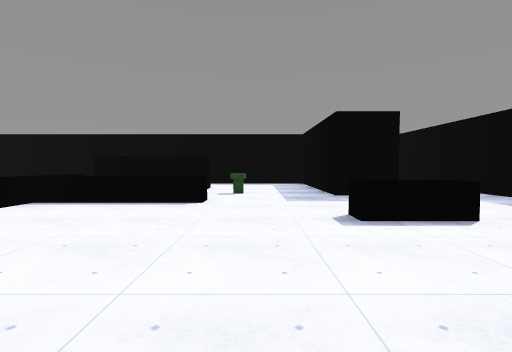
view 1 (above)

13 first-person views from a walk through a 3-D level made in the Unity game engine. The camera is 1.4 m above the floor, tilts 2° down and sees 85° across. The floor is counted in squares, 2 m on a side. Each view is taken from the middle of a square. On the plan, view 1 faces up. The plan holds only what a view shows up to about 9 squares ahead; the rest is blank. The player is left out. Door leaves are left out, so doorways stand open. Surface patterns are stand-ins for the level's own textures.

view 2
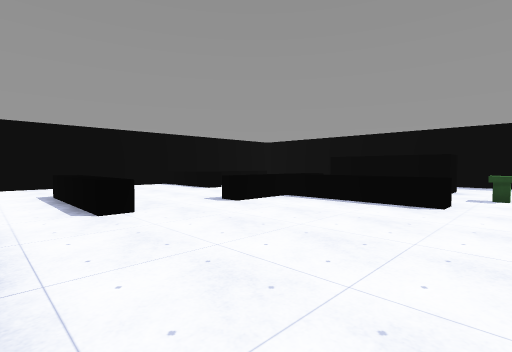

view 3
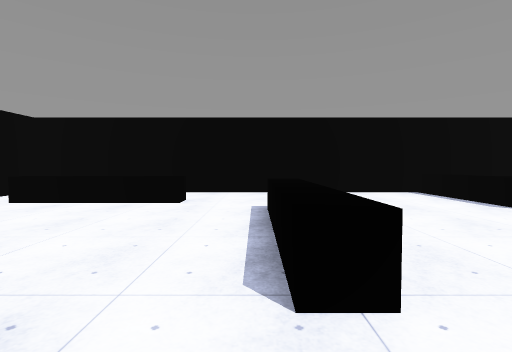

view 4
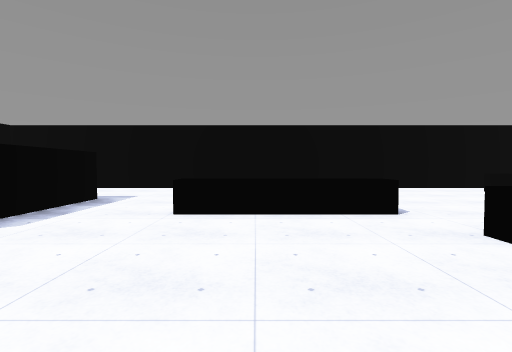

view 5
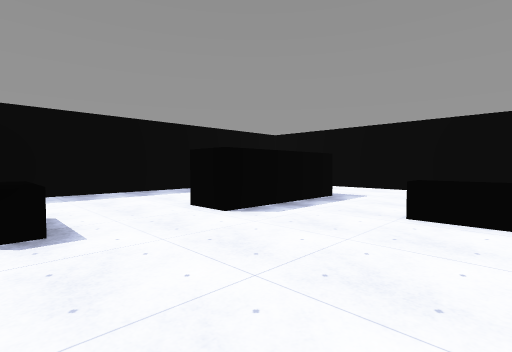

view 6
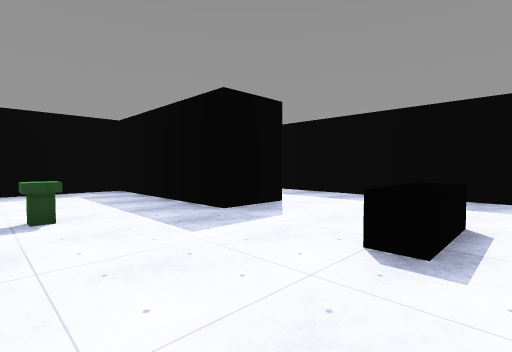

view 7
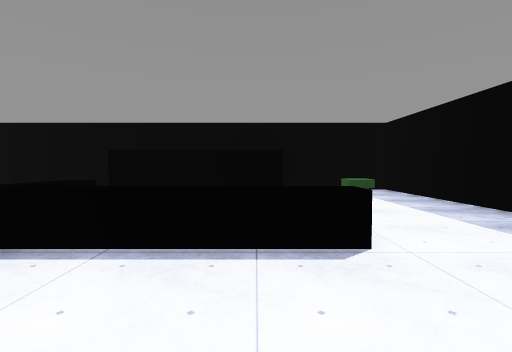

view 8
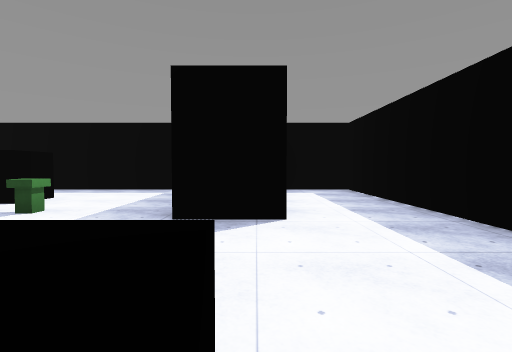

view 9
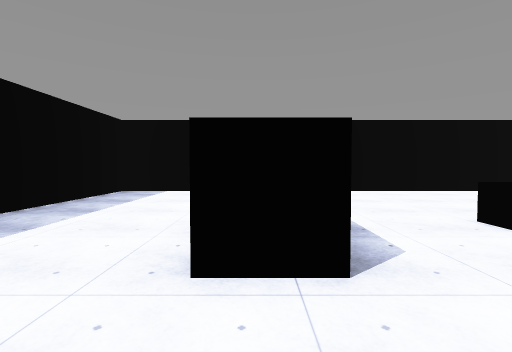

view 10
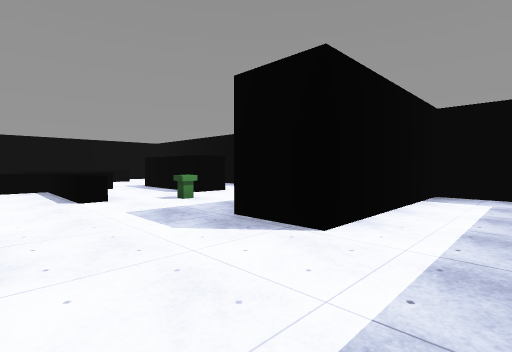

view 11
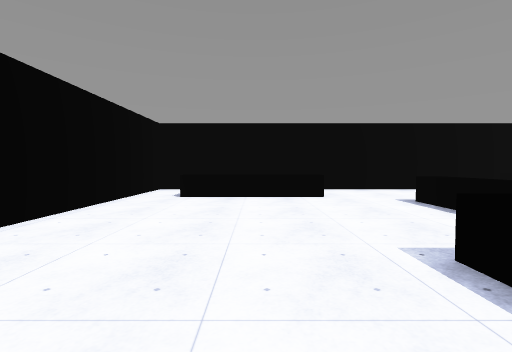

view 12
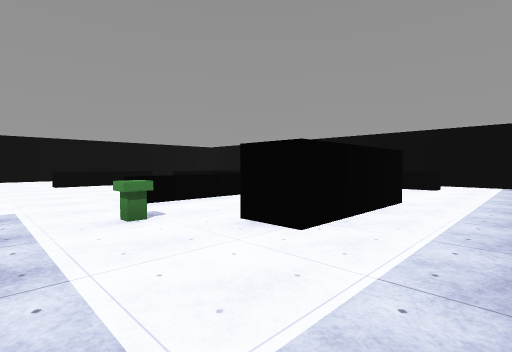

view 13
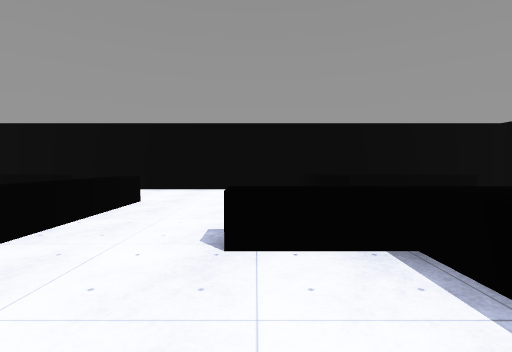

### Floor plan
Key: @ floor where view 1 was taken; # wall or solid block; . floor; D open door; ^ raised ledge; O other object.
Columns run from 11 left of view 1 to 6 right of it. Each row starts with its distance up from view 1.
 12  ####   ##########
 11 #  ..........# ..#
 10 #............# D.#
  9 #......###...# ..#
  8 # ^.   ......  ..#
  7 #      ....O. #..#
  6 #^     ^^^.......#
  5 #.....^..........
  4 #.....^......^...
  3 #................
  2 #................
  1 #...^^^......#...#
  0 #......^^^^@. ...#
 -1 #. .......... ...#
 -2 # ^.......... ...
 -3 # ^..............
 -4 #................
 -5 ##################

Positions as (right, up) in squares from view 1, and headings:
1: (0, 0), facing up
2: (0, 0), facing up-left
3: (-3, 1), facing left
4: (-2, 4), facing down
5: (-2, 4), facing down-right
6: (-1, 3), facing up-right
7: (-2, 3), facing up
8: (3, 3), facing up
9: (2, 3), facing down
10: (5, 4), facing up-left
11: (-2, -2), facing left
12: (1, 11), facing down-left
13: (-2, 4), facing left
